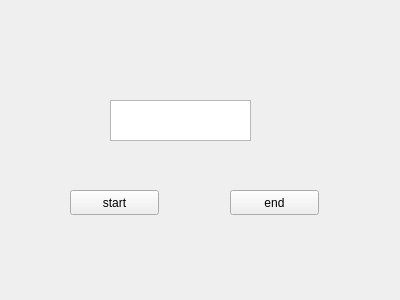
<?xml version="1.0" encoding="UTF-8"?>
<ui version="4.0">
 <class>AudioWd</class>
 <widget class="QWidget" name="AudioWd">
  <property name="geometry">
   <rect>
    <x>0</x>
    <y>0</y>
    <width>400</width>
    <height>300</height>
   </rect>
  </property>
  <property name="windowTitle">
   <string>Form</string>
  </property>
  <widget class="QPushButton" name="startPtn">
   <property name="geometry">
    <rect>
     <x>70</x>
     <y>190</y>
     <width>89</width>
     <height>25</height>
    </rect>
   </property>
   <property name="text">
    <string>start</string>
   </property>
  </widget>
  <widget class="QPushButton" name="stopPtn">
   <property name="geometry">
    <rect>
     <x>230</x>
     <y>190</y>
     <width>89</width>
     <height>25</height>
    </rect>
   </property>
   <property name="text">
    <string>end</string>
   </property>
  </widget>
  <widget class="QTextEdit" name="filepath">
   <property name="geometry">
    <rect>
     <x>110</x>
     <y>100</y>
     <width>141</width>
     <height>41</height>
    </rect>
   </property>
  </widget>
 </widget>
 <resources/>
 <connections/>
</ui>
